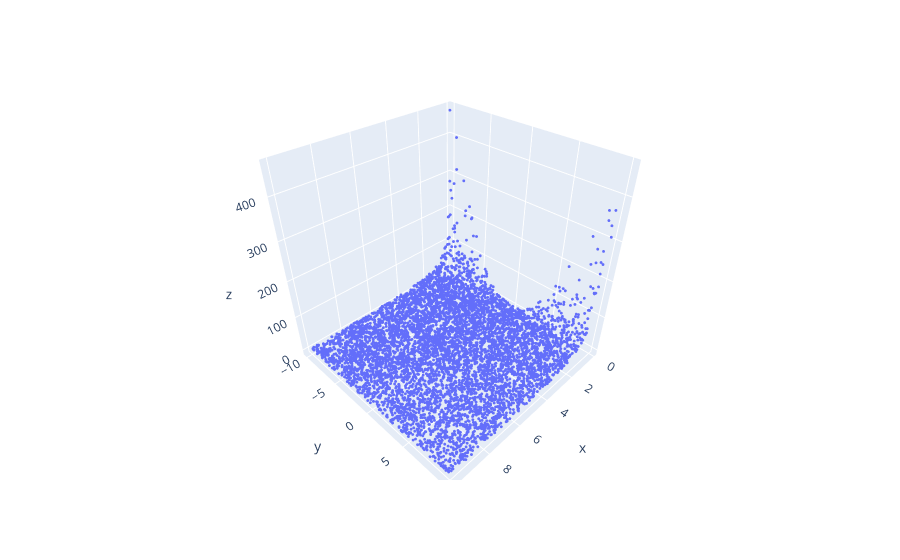

The code cell stored with this chart in its notebook:
### Code cell
# df = px.data.iris()
# fig = px.scatter_3d(x=X[:,0], y=X[:,1], z=y, size=torch.ones(len(y_pred))*0.001)
fig = px.scatter_3d(x=X_train[:,0], y=X_train[:,1], z=y_train) #size=torch.ones(len(y_pred))*0.001)
fig.update_traces(marker_size=1)
fig.show()

### Figure 1 — Plotly figure (JSON) as saved in the notebook; plotly's stock layout.template omitted (floating-point values rounded to 4 significant figures; data arrays with more than 128 entries replaced by an {"elided": "..."} marker saying what was removed)
{"data": [{"hovertemplate": "x=%{x}<br>y=%{y}<br>z=%{z}<extra></extra>", "legendgroup": "", "marker": {"color": "#636efa", "size": 1, "symbol": "circle"}, "mode": "markers", "name": "", "scene": "scene", "showlegend": false, "type": "scatter3d", "x": {"elided": "7000 float values"}, "y": {"elided": "7000 float values"}, "z": {"elided": "7000 float values"}}], "layout": {"autosize": true, "legend": {"tracegroupgap": 0}, "margin": {"t": 60}, "scene": {"aspectmode": "auto", "aspectratio": {"x": 1, "y": 1, "z": 1}, "domain": {"x": [0, 1], "y": [0, 1]}, "xaxis": {"title": {"text": "x"}, "type": "linear"}, "yaxis": {"title": {"text": "y"}, "type": "linear"}, "zaxis": {"title": {"text": "z"}, "type": "linear"}}}}
